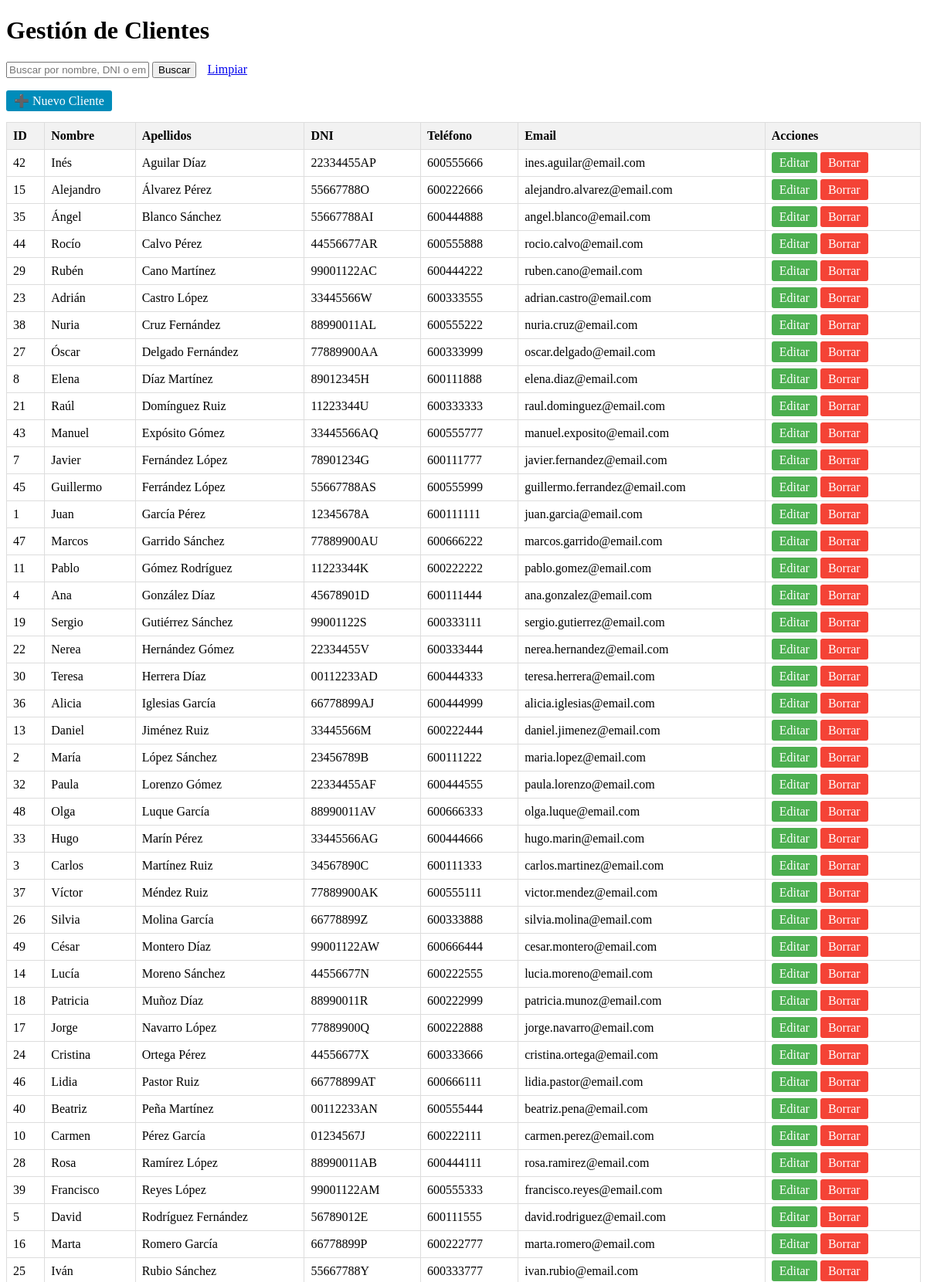
The page /clientes.php (upper part) on the database its author committed.
### tables this page shows
CREATE TABLE clientes (
    id INT AUTO_INCREMENT PRIMARY KEY,
    nombre VARCHAR(50) NOT NULL,
    apellidos VARCHAR(100) NOT NULL,
    dni VARCHAR(15) UNIQUE NOT NULL,
    telefono VARCHAR(15),
    email VARCHAR(100),
    borrado BOOLEAN DEFAULT FALSE
);

### clientes.php (the view, shortened to what this page needs)
<?php
require_once 'config.php';
$search = isset($_GET['search']) ? $_GET['search'] : '';
$sql = "SELECT * FROM clientes WHERE borrado = FALSE";
$params = [];
$sql .= " ORDER BY apellidos, nombre";
$stmt = $pdo->prepare($sql);
$stmt->execute($params);
$clientes = $stmt->fetchAll(PDO::FETCH_ASSOC);
?>
<!DOCTYPE html>
<html>
<head>
</head>
<body>
    <h1>Gestión de Clientes</h1>
    <div class="search-box">
        <form method="GET">
            <input type="text" name="search" placeholder="Buscar por nombre, DNI o email" value="<?php echo htmlspecialchars($search); ?>">
            <button type="submit">Buscar</button>
            <a href="clientes.php" style="margin-left: 10px;">Limpiar</a>
        </form>
    </div>
    <a href="cliente_form.php" class="btn btn-add">➕ Nuevo Cliente</a>
    <br><br>
    <table>
        <tr>
            <th>ID</th>
            <th>Nombre</th>
            <th>Apellidos</th>
            <th>DNI</th>
            <th>Teléfono</th>
            <th>Email</th>
            <th>Acciones</th>
        </tr>
        <?php foreach ($clientes as $cliente): ?>
        <tr>
            <td><?php echo $cliente['id']; ?></td>
            <td><?php echo htmlspecialchars($cliente['nombre']); ?></td>
            <td><?php echo htmlspecialchars($cliente['apellidos']); ?></td>
            <td><?php echo htmlspecialchars($cliente['dni']); ?></td>
            <td><?php echo htmlspecialchars($cliente['telefono']); ?></td>
            <td><?php echo htmlspecialchars($cliente['email']); ?></td>
            <td>
                <a href="cliente_form.php?id=<?php echo $cliente['id']; ?>" class="btn btn-edit">Editar</a>
                <a href="cliente_borrar.php?id=<?php echo $cliente['id']; ?>" class="btn btn-delete" onclick="return confirm('¿Estás seguro?')">Borrar</a>
            </td>
        </tr>
        <?php endforeach; ?>
    </table>
    <br>
</body>
</html>

### clientes.php (style rules this page uses)
table { border-collapse: collapse; width: 100%; }
th, td { border: 1px solid #ddd; padding: 8px; text-align: left; }
th { background-color: #f2f2f2; }
.btn { padding: 5px 10px; text-decoration: none; color: white; border-radius: 3px; }
.btn-edit { background-color: #4CAF50; }
.btn-delete { background-color: #f44336; }
.btn-add { background-color: #008CBA; }
.search-box { margin-bottom: 20px; }

### rows shown on the page
clientes: id "42", nombre "Inés", apellidos "Aguilar Díaz", dni "22334455AP", telefono "600555666", email "ines.aguilar@email.com"
clientes: id "15", nombre "Alejandro", apellidos "Álvarez Pérez", dni "55667788O", telefono "600222666", email "alejandro.alvarez@email.com"
clientes: id "35", nombre "Ángel", apellidos "Blanco Sánchez", dni "55667788AI", telefono "600444888", email "angel.blanco@email.com"
clientes: id "44", nombre "Rocío", apellidos "Calvo Pérez", dni "44556677AR", telefono "600555888", email "rocio.calvo@email.com"
clientes: id "29", nombre "Rubén", apellidos "Cano Martínez", dni "99001122AC", telefono "600444222", email "ruben.cano@email.com"
clientes: id "23", nombre "Adrián", apellidos "Castro López", dni "33445566W", telefono "600333555", email "adrian.castro@email.com"
clientes: id "38", nombre "Nuria", apellidos "Cruz Fernández", dni "88990011AL", telefono "600555222", email "nuria.cruz@email.com"
clientes: id "27", nombre "Óscar", apellidos "Delgado Fernández", dni "77889900AA", telefono "600333999", email "oscar.delgado@email.com"
clientes: id "8", nombre "Elena", apellidos "Díaz Martínez", dni "89012345H", telefono "600111888", email "elena.diaz@email.com"
clientes: id "21", nombre "Raúl", apellidos "Domínguez Ruiz", dni "11223344U", telefono "600333333", email "raul.dominguez@email.com"
clientes: id "43", nombre "Manuel", apellidos "Expósito Gómez", dni "33445566AQ", telefono "600555777", email "manuel.exposito@email.com"
clientes: id "7", nombre "Javier", apellidos "Fernández López", dni "78901234G", telefono "600111777", email "javier.fernandez@email.com"
clientes: id "45", nombre "Guillermo", apellidos "Ferrández López", dni "55667788AS", telefono "600555999", email "guillermo.ferrandez@email.com"
clientes: id "1", nombre "Juan", apellidos "García Pérez", dni "12345678A", telefono "600111111", email "juan.garcia@email.com"
clientes: id "47", nombre "Marcos", apellidos "Garrido Sánchez", dni "77889900AU", telefono "600666222", email "marcos.garrido@email.com"
clientes: id "11", nombre "Pablo", apellidos "Gómez Rodríguez", dni "11223344K", telefono "600222222", email "pablo.gomez@email.com"
clientes: id "4", nombre "Ana", apellidos "González Díaz", dni "45678901D", telefono "600111444", email "ana.gonzalez@email.com"
clientes: id "19", nombre "Sergio", apellidos "Gutiérrez Sánchez", dni "99001122S", telefono "600333111", email "sergio.gutierrez@email.com"
clientes: id "22", nombre "Nerea", apellidos "Hernández Gómez", dni "22334455V", telefono "600333444", email "nerea.hernandez@email.com"
clientes: id "30", nombre "Teresa", apellidos "Herrera Díaz", dni "00112233AD", telefono "600444333", email "teresa.herrera@email.com"
clientes: id "36", nombre "Alicia", apellidos "Iglesias García", dni "66778899AJ", telefono "600444999", email "alicia.iglesias@email.com"
clientes: id "13", nombre "Daniel", apellidos "Jiménez Ruiz", dni "33445566M", telefono "600222444", email "daniel.jimenez@email.com"
clientes: id "2", nombre "María", apellidos "López Sánchez", dni "23456789B", telefono "600111222", email "maria.lopez@email.com"
clientes: id "32", nombre "Paula", apellidos "Lorenzo Gómez", dni "22334455AF", telefono "600444555", email "paula.lorenzo@email.com"
clientes: id "48", nombre "Olga", apellidos "Luque García", dni "88990011AV", telefono "600666333", email "olga.luque@email.com"
clientes: id "33", nombre "Hugo", apellidos "Marín Pérez", dni "33445566AG", telefono "600444666", email "hugo.marin@email.com"
clientes: id "3", nombre "Carlos", apellidos "Martínez Ruiz", dni "34567890C", telefono "600111333", email "carlos.martinez@email.com"
clientes: id "37", nombre "Víctor", apellidos "Méndez Ruiz", dni "77889900AK", telefono "600555111", email "victor.mendez@email.com"
clientes: id "26", nombre "Silvia", apellidos "Molina García", dni "66778899Z", telefono "600333888", email "silvia.molina@email.com"
clientes: id "49", nombre "César", apellidos "Montero Díaz", dni "99001122AW", telefono "600666444", email "cesar.montero@email.com"
clientes: id "14", nombre "Lucía", apellidos "Moreno Sánchez", dni "44556677N", telefono "600222555", email "lucia.moreno@email.com"
clientes: id "18", nombre "Patricia", apellidos "Muñoz Díaz", dni "88990011R", telefono "600222999", email "patricia.munoz@email.com"
clientes: id "17", nombre "Jorge", apellidos "Navarro López", dni "77889900Q", telefono "600222888", email "jorge.navarro@email.com"
clientes: id "24", nombre "Cristina", apellidos "Ortega Pérez", dni "44556677X", telefono "600333666", email "cristina.ortega@email.com"
clientes: id "46", nombre "Lidia", apellidos "Pastor Ruiz", dni "66778899AT", telefono "600666111", email "lidia.pastor@email.com"
clientes: id "40", nombre "Beatriz", apellidos "Peña Martínez", dni "00112233AN", telefono "600555444", email "beatriz.pena@email.com"
clientes: id "10", nombre "Carmen", apellidos "Pérez García", dni "01234567J", telefono "600222111", email "carmen.perez@email.com"
clientes: id "28", nombre "Rosa", apellidos "Ramírez López", dni "88990011AB", telefono "600444111", email "rosa.ramirez@email.com"
clientes: id "39", nombre "Francisco", apellidos "Reyes López", dni "99001122AM", telefono "600555333", email "francisco.reyes@email.com"
clientes: id "5", nombre "David", apellidos "Rodríguez Fernández", dni "56789012E", telefono "600111555", email "david.rodriguez@email.com"
clientes: id "16", nombre "Marta", apellidos "Romero García", dni "66778899P", telefono "600222777", email "marta.romero@email.com"
clientes: id "25", nombre "Iván", apellidos "Rubio Sánchez", dni "55667788Y", telefono "600333777", email "ivan.rubio@email.com"
